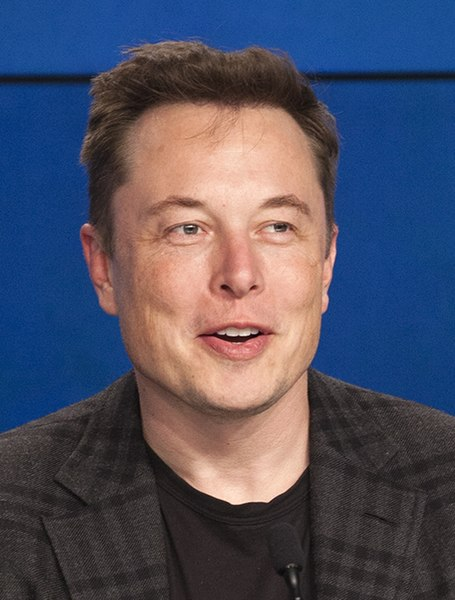
#> input picture FaceDetection/images/elon.jpg, 455 x 600 px; its folder holds only this picture in this run
$ python multi_images.py
#> lines starting #> are read from the running program, lines starting #| are printed output that depends on the picture
import cv2
import glob

all_images = glob.glob("./images/*.jpg")

detect = cv2.CascadeClassifier("haarcascade_frontalface_default.xml")

for index,image in enumerate(all_images):
    img = cv2.imread(image)
#> img is the input picture: shape (600, 455, 3); mean B, G, R 98.6, 80.5, 79.8
    gray_img = cv2.cvtColor(img, cv2.COLOR_BGR2GRAY)
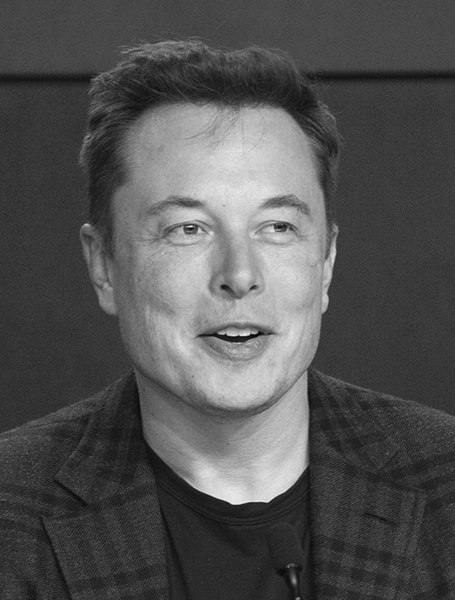
#> gray_img: shape (600, 455); min 4, max 251, mean 82.4
    faces = detect.detectMultiScale(gray_img, 1.3, 5)
#> faces = [[101, 124, 269, 269]]

    for (x, y, w, h) in faces:
        final_img = cv2.rectangle(img, (x, y), (x+w, y+h), (255, 255, 0), 2)
#> this loop made 1 pass

    cv2.imshow("Face Detection {}".format(index + 1), final_img)
    cv2.waitKey(5000)
    cv2.destroyAllWindows()

$ run again, on FaceDetection/images/mark.jpg
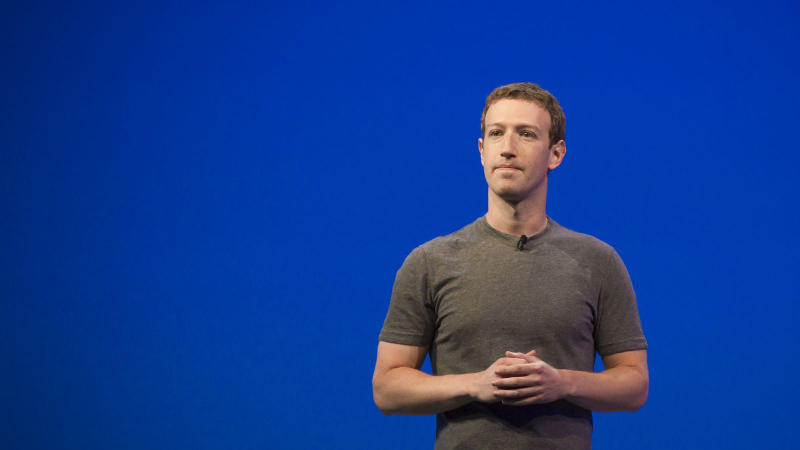
#> input picture FaceDetection/images/mark.jpg, 1600 x 900 px (shown at 1/2 size)
#> img is the input picture: shape (900, 1600, 3); mean B, G, R 146, 59.7, 18.7
#> `gray_img = cv2.cvtColor(img, cv2.COLOR_BGR2GRAY)`:
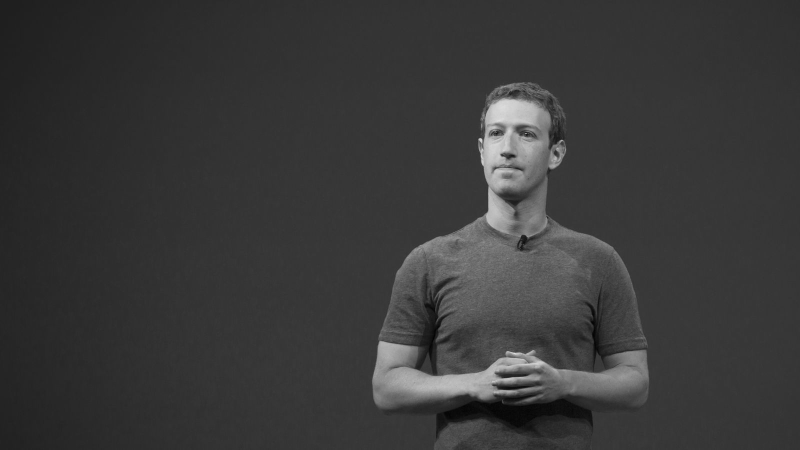
#> gray_img: shape (900, 1600) (shown at 1/2 size); min 1, max 239, mean 57.3
#> faces = [[936, 200, 166, 166]]
#> the loop `for (x, y, w, h) in faces:` made 1 pass
